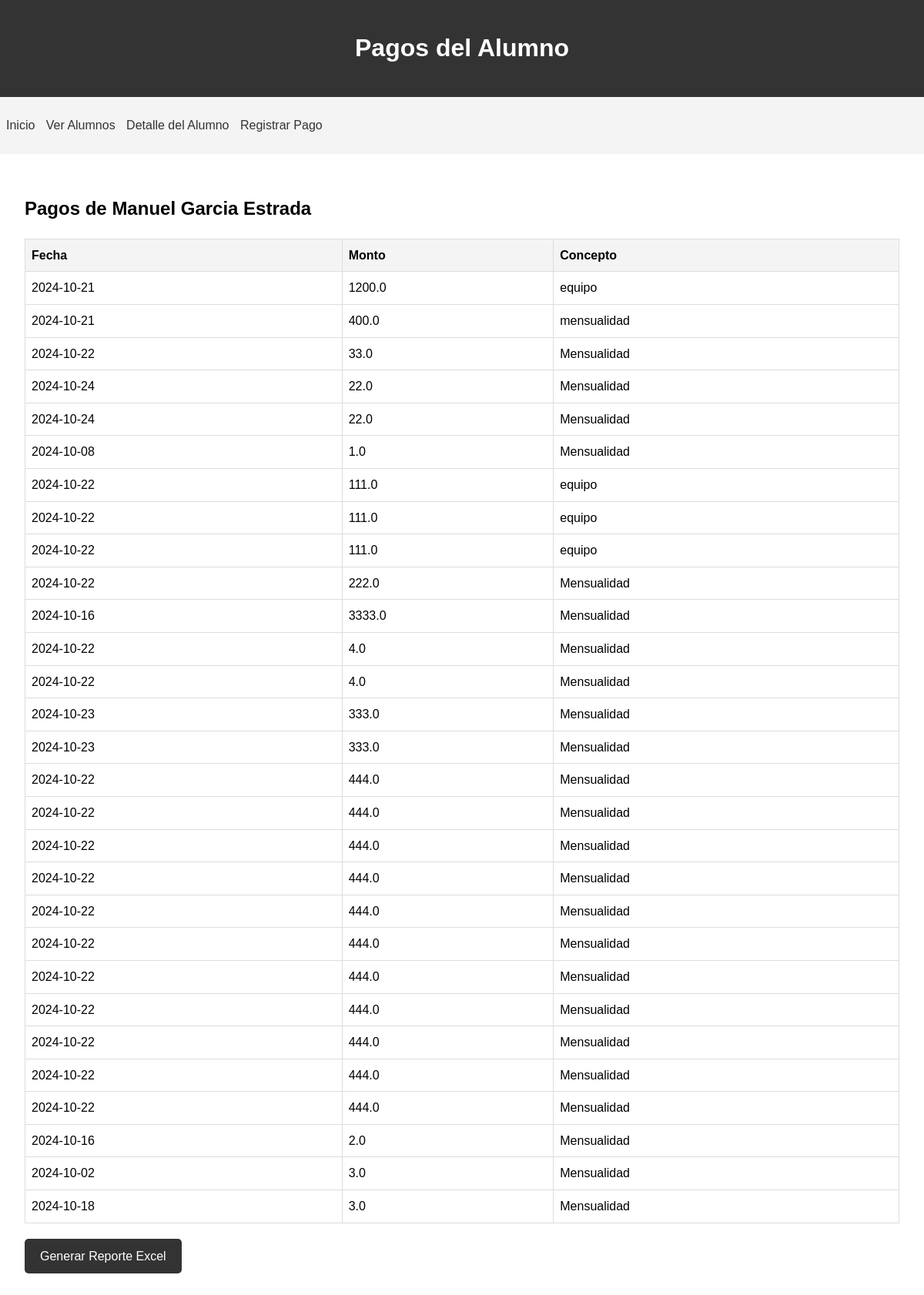
Before: /pagos/2 with the older database file.
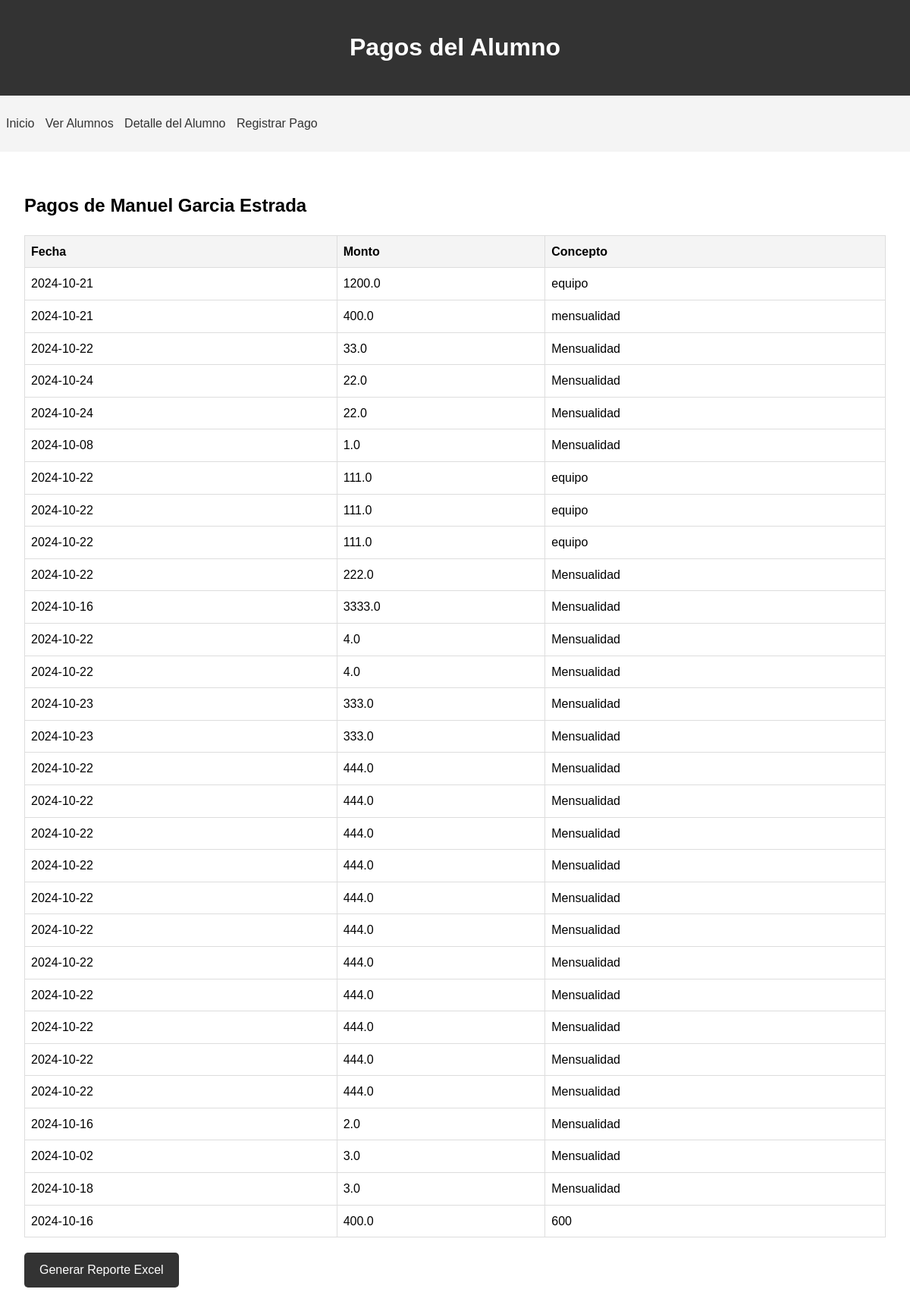
After: the same page with the newer database file.
### app.py (models this page shows)
class Pago(Base):
    __tablename__ = 'pagos'
    id = Column(Integer, primary_key=True)
    alumno_id = Column(Integer, ForeignKey('alumnos.id'))
    fecha = Column(Date, nullable=False)
    monto = Column(Float, nullable=False)
    concepto = Column(String(100), nullable=False)
    alumno = relationship("Alumno", back_populates="pagos")

### app.py (the view)
@app.route('/pagos/<int:alumno_id>')
def pagos(alumno_id): #redefinit variable a getpagos para identificar que es el listado de pagos
    session = Session()
    try:
        alumno = session.query(Alumno).get(alumno_id)
        pagos = session.query(Pago).filter_by(alumno_id=alumno_id).all()
        return render_template('pagos.html', alumno=alumno, pagos=pagos)
    except Exception as e:
        return f"Error: {str(e)}"
    finally:
        session.close()

### templates/pagos.html (shortened to what this page needs)
<!DOCTYPE html>
<html lang="es">
<head>
    <link rel="stylesheet" href="{{ url_for('static', filename='css/styles.css') }}">
</head>
<body>
    <header>
        <h1>Pagos del Alumno</h1>
    </header>
    <nav>
        <ul>
            <li><a href="{{ url_for('index') }}">Inicio</a></li>
            <li><a href="{{ url_for('lista_alumnos') }}">Ver Alumnos</a></li>
            <li><a href="{{ url_for('detalle_alumno', id=alumno.id) }}">Detalle del Alumno</a></li>
            <li><a href="{{ url_for('pago', alumno_id=alumno.id) }}">Registrar Pago</a></li>
        </ul>
    </nav>
    <main>
        <h2>Pagos de {{ alumno.nombre }} {{ alumno.apaterno }} {{ alumno.apmaterno }}</h2>
        <table>
            <thead>
                <tr>
                    <th>Fecha</th>
                    <th>Monto</th>
                    <th>Concepto</th>
                </tr>
            </thead>
            <tbody>
                {% for pago in pagos %}
                <tr>
                    <td>{{ pago.fecha }}</td>
                    <td>{{ pago.monto }}</td>
                    <td>{{ pago.concepto }}</td>
                </tr>
                {% endfor %}
            </tbody>
        </table>
        <a href="{{ url_for('generar_reporte_pagos', alumno_id=alumno.id) }}" class="button">Generar Reporte Excel</a>
    </main>
</body>
</html>

Changed rows visible on the page:
added Pago: fecha "2024-10-16", monto "400.0", concepto "600"
